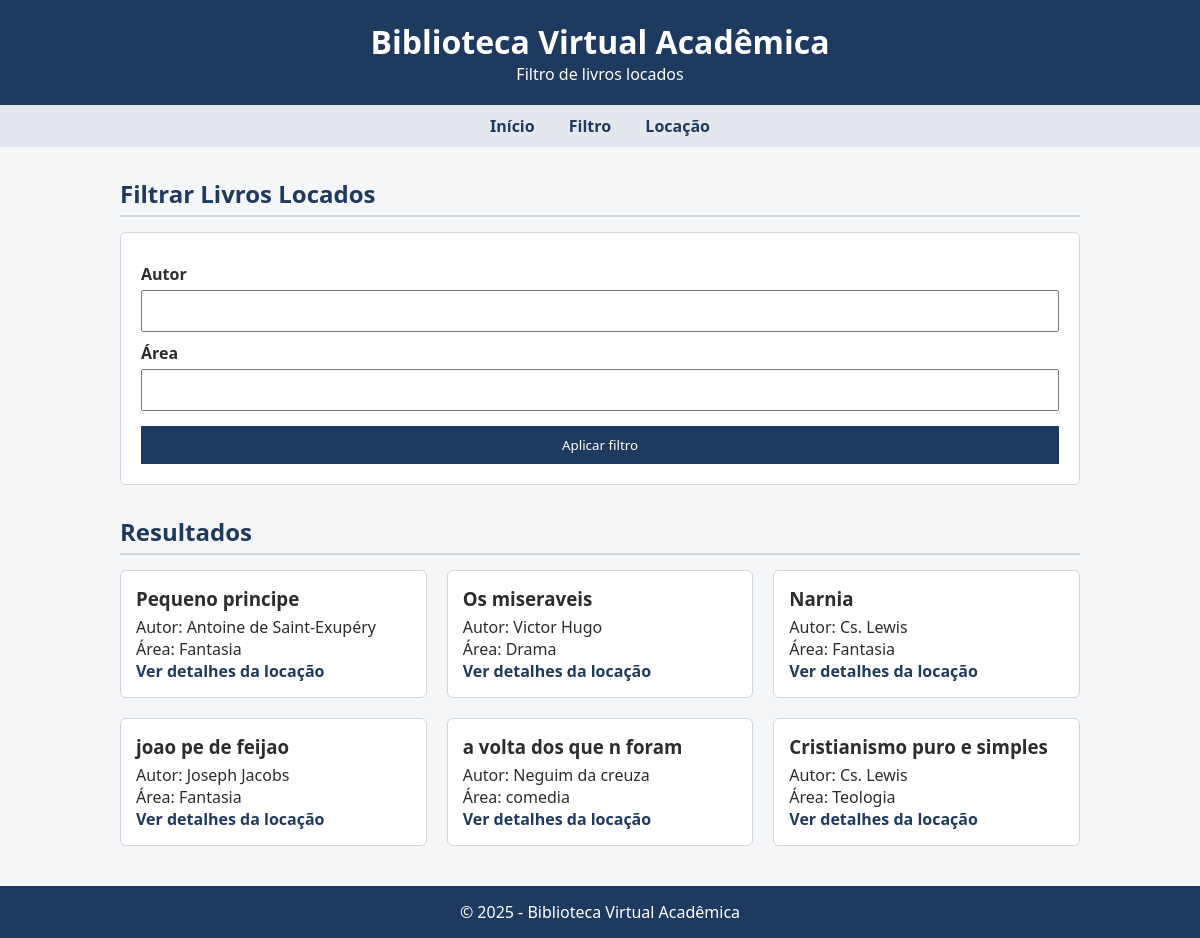
Page /filtro/ on the earlier database version.
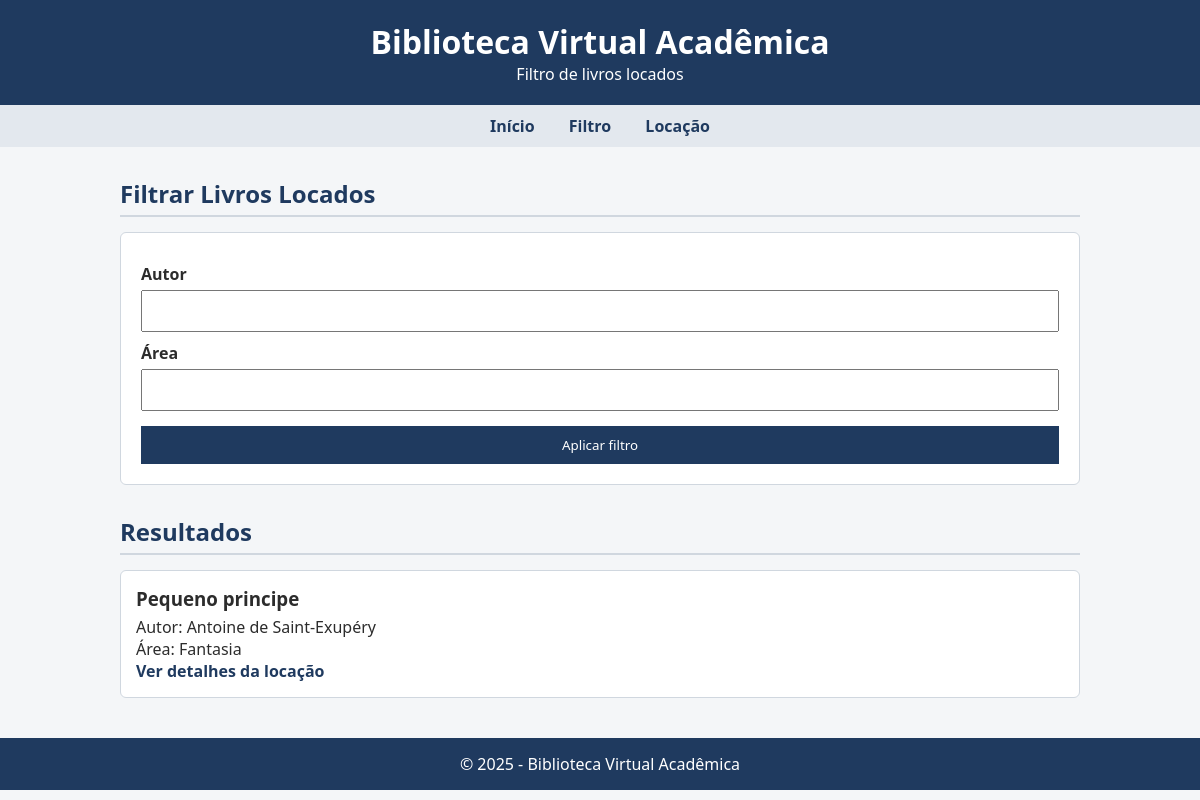
Same page on the later database version.
### cadastro/models.py (models this page shows, shortened)
class Livro(models.Model):
    STATUS_CHOICES = [
        ('D', 'Disponível'),
        ('L', 'Locado'),
    ]
    titulo = models.CharField(max_length=100)
    status = models.CharField(max_length=1, choices=STATUS_CHOICES, default='D')
    autor = models.CharField(max_length=150)
    area = models.CharField(max_length=100)

### cadastro/views.py (the view, shortened to what this page needs)
# urls.py: path('filtro/', filtro_livros_locados, name='filtro'),
def filtro_livros_locados(request):
    form = FiltroLivroForm(request.GET or None)
    livros = Livro.objects.filter(status='L')
    context = {
        'form': form,
        'livros': livros
    }
    return render(request, 'filtro.html', context)

### cadastro/forms.py
class FiltroLivroForm(forms.Form):
    area = forms.CharField(required=False)
    autor = forms.CharField(required=False)

### cadastro/templates/filtro.html (shortened to what this page needs)
<!DOCTYPE html>
<html lang="pt-BR">
<head>
</head>
<body>
<header>
    <h1>Biblioteca Virtual Acadêmica</h1>
    <p>Filtro de livros locados</p>
</header>
<nav>
    <a href="{% url 'home' %}">Início</a>
    <a href="{% url 'filtro' %}">Filtro</a>
    <a href="{% url 'locacao' %}">Locação</a>
</nav>
<main>
    <section>
        <h2>Filtrar Livros Locados</h2>
        <form method="get" class="form-filtro">
            <label>Autor</label>
            <input type="text" name="autor" value="{{ request.GET.autor }}">
            <label>Área</label>
            <input type="text" name="area" value="{{ request.GET.area }}">
            <button type="submit">Aplicar filtro</button>
        </form>
    </section>
    <section>
        <h2>Resultados</h2>
        <div class="livros">
            {% for livro in livros %}
                <div class="livro">
                    <h3>{{ livro.titulo }}</h3>
                    <p>Autor: {{ livro.autor }}</p>
                    <p>Área: {{ livro.area }}</p>
                    <a href="{% url 'confirmacao_locacao' livro.id %}">
                        Ver detalhes da locação
                    </a>
                </div>
            {% empty %}
                <p>Nenhum livro locado encontrado.</p>
            {% endfor %}
        </div>
    </section>
</main>
<footer>
    <p>&copy; 2025 - Biblioteca Virtual Acadêmica</p>
</footer>
</body>
</html>

Differences in the rows shown:
no longer on this page (row edited): Livro: titulo "Os miseraveis", autor "Victor Hugo", area "Drama"
no longer on this page (row edited): Livro: titulo "Narnia", autor "Cs. Lewis", area "Fantasia"
no longer on this page (row edited): Livro: titulo "joao pe de feijao", autor "Joseph Jacobs", area "Fantasia"
no longer on this page (row edited): Livro: titulo "a volta dos que n foram", autor "Neguim da creuza", area "comedia"
no longer on this page (row edited): Livro: titulo "Cristianismo puro e simples", autor "Cs. Lewis", area "Teologia"
